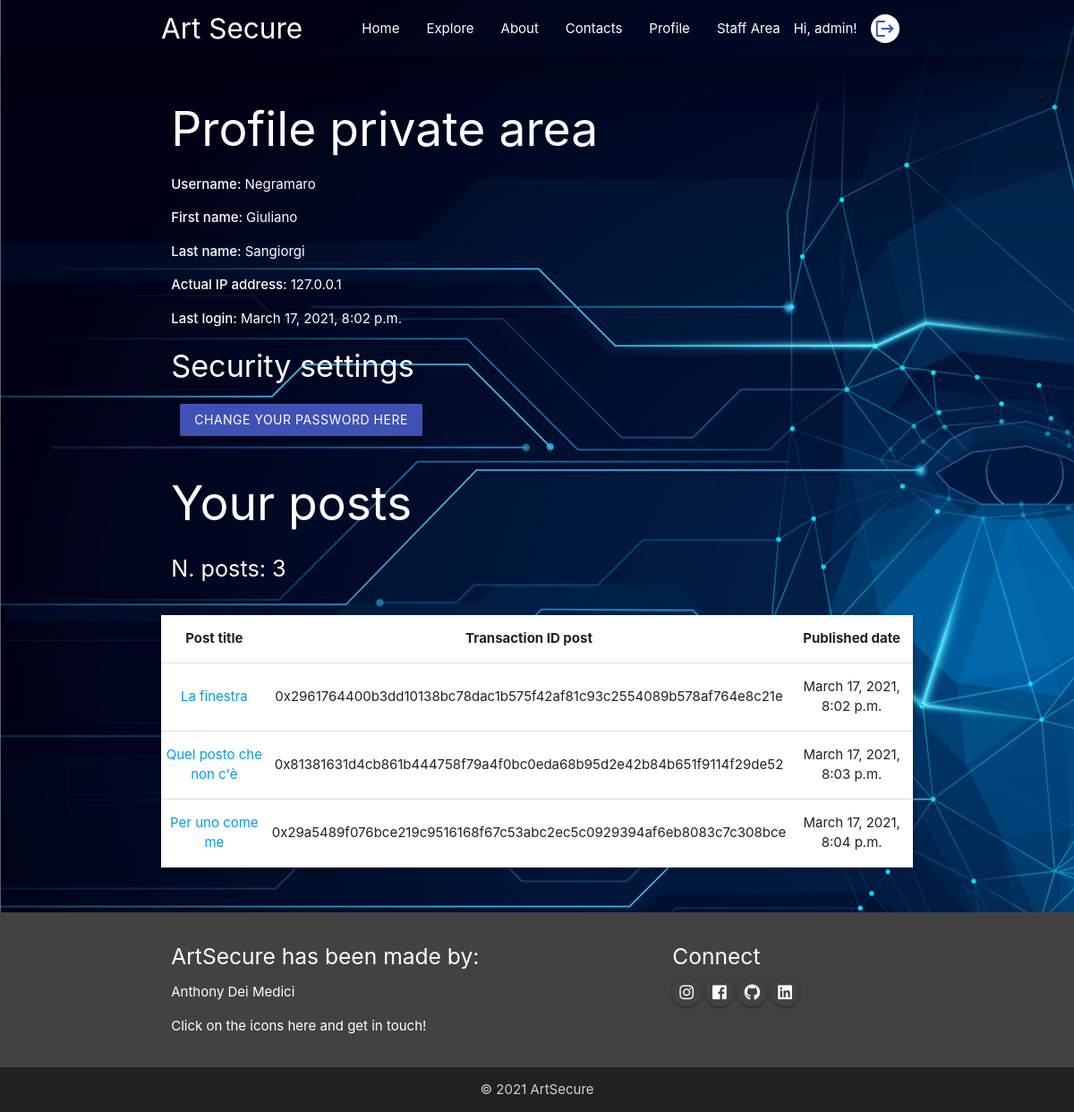
Screenshot of /user/2/ (signed in) with the database file from the repository.
### accounts/models.py (models this page shows, shortened)
class UserInfo(models.Model):
	user = models.ForeignKey(User, on_delete=models.CASCADE)
	ip_address = models.CharField(max_length=220, blank=True, null=True)
	last_login = models.DateTimeField(default=timezone.now)

### api/models.py (models this page shows, shortened)
class Post(models.Model):
	user = models.ForeignKey(User, on_delete=models.CASCADE)
	datetime = models.DateTimeField('Date published', default=timezone.now)
	title = models.CharField(max_length=120, default=None)
	composition = models.TextField()
	address = models.CharField(max_length=66, default=None, null=True)
	hash = models.CharField(max_length=32, default=None, null=True)
	txId = models.CharField(max_length=66, default=None, null=True)

### accounts/views.py (the view)
# urls.py: path('user/<int:id>/', user_profile_view, name='user-profile-view'),
@login_required()
def user_profile_view(request, id):
	user_obj = get_object_or_404(User, id=id)
	if request.user.is_staff:
		user_info = UserInfo.objects.get(user=user_obj)
		user_posts = Post.objects.filter(user=user_obj)
	else:
		if request.user.id == user_obj.id:
			user_info = UserInfo.objects.get(user=user_obj)
			user_posts = Post.objects.filter(user=user_obj)
		else:
			return redirect('/permission_denied')
	return render(request, 'accounts/accounts_user_profile.html', {'user_obj': user_obj,
																   'user_info': user_info,
																   'user_posts': user_posts,})

### accounts/templates/accounts/accounts_user_profile.html
{% extends 'base.html' %}
{% block content %}
<header style="background: url(../../static/images/staff-area.jpg); min-height: 800px;">
  {% include 'navbar.html' %}
    <section class="container section scrollspy" id="services">
          <div class="row">
              <div class="col s12 l12 white-text">
                  <h2 class="white-text">Profile private area</h2>
                  <p><strong>Username: </strong>{{ user_obj.username }}</p>
                  <p><strong>First name: </strong>{{ user_obj.first_name }}</p>
                  <p><strong>Last name: </strong>{{ user_obj.last_name }}</p>
                  <p><strong>Actual IP address: </strong>{{ user_info.ip_address }}</p>
                  <p><strong>Last login: </strong>{{ user_info.last_login }}</p>
                  <h4>Security settings</h4>
                  <a class="btn indigo" href="/change_password" style="margin: 10px;;">Change your password here</a>
                  <h2 class="">Your posts</h2>
                  <p class="flow-text">N. posts: {{ user_posts.count }}</p>
              </div>
              <div class="col s12" id="table">
                <div class="row card">
                    <table class="centered highlight responsive-table white">
                        <thead>
                          <tr>
                              <th>Post title</th>
                              <th>Transaction ID post</th>
                              <th>Published date</th>
                          </tr>
                        </thead>
                        <tbody>
                            {% for post in user_posts %}
                              <tr>
                                <td><a href="{% url 'posts-detail-view' id=post.id %}">{{ post.title }}</a></td>
                                <td>{{ post.txId }}</td>
                                <td>{{ post.datetime }}</td>
                              </tr>
                            {% endfor %}
                        </tbody>
                    </table>
                </div>
              </div>
          </div>
    </section>
</header>
{% endblock %}

### templates/navbar.html (shortened to what this page needs)
<nav class="nav-wraper transparent z-depth-5">
  <div class="container">
    <a href="/" class="brand-logo">Art Secure</a>
    <ul class="right hide-on-med-and-down hide-on-large">
      <li><a href="/">Home</a></li>
      <li><a href="/posts">Explore</a></li>
      <li><a href="/#about">About</a></li>
      <li><a href="/#contact">Contacts</a></li>
      {% if user.is_authenticated %}
        <li><a href="/user/{{ user.id }}">Profile</a></li>
        {% if user.is_staff %}
          <li><a href="/user">Staff Area</a></li>
        {% endif %}
        <li>Hi, {{ request.user }}!</li>
        <li><a href="/logout" class="tooltipped btn-floating btn-small indigo darken-3" data-tooltip="Logout">
            <i class="material-icons white indigo-text">logout</i>
        </a></li>
      {% else %}
        <li><a href="/register">Sign up</a></li>
        <li><a href="/login">Login</a></li>
      {% endif %}
    </ul>
  </div>
</nav>

### templates/base.html (style rules this page uses)
header { background: url(../static/images/background-artsecure.jpg); background-size: cover; background-position: center; min-height: 600px; }

### rows the page displays
UserInfo: ip_address "127.0.0.1", last_login "March 17, 2021, 8:02 p.m."
Post: title "La finestra", txId "0x2961764400b3dd10138bc78dac1b575f42af81c93c2554089b578af764e8c21e", datetime "March 17, 2021, 8:02 p.m."
Post: title "Quel posto che non c'è", txId "0x81381631d4cb861b444758f79a4f0bc0eda68b95d2e42b84b651f9114f29de52", datetime "March 17, 2021, 8:03 p.m."
Post: title "Per uno come me", txId "0x29a5489f076bce219c9516168f67c53abc2ec5c0929394af6eb8083c7c308bce", datetime "March 17, 2021, 8:04 p.m."

### other values shown
{{ request.user }} "admin"
{{ user_obj.username }} "Negramaro"
{{ user_obj.first_name }} "Giuliano"
{{ user_obj.last_name }} "Sangiorgi"
{{ user_posts.count }} "3"
